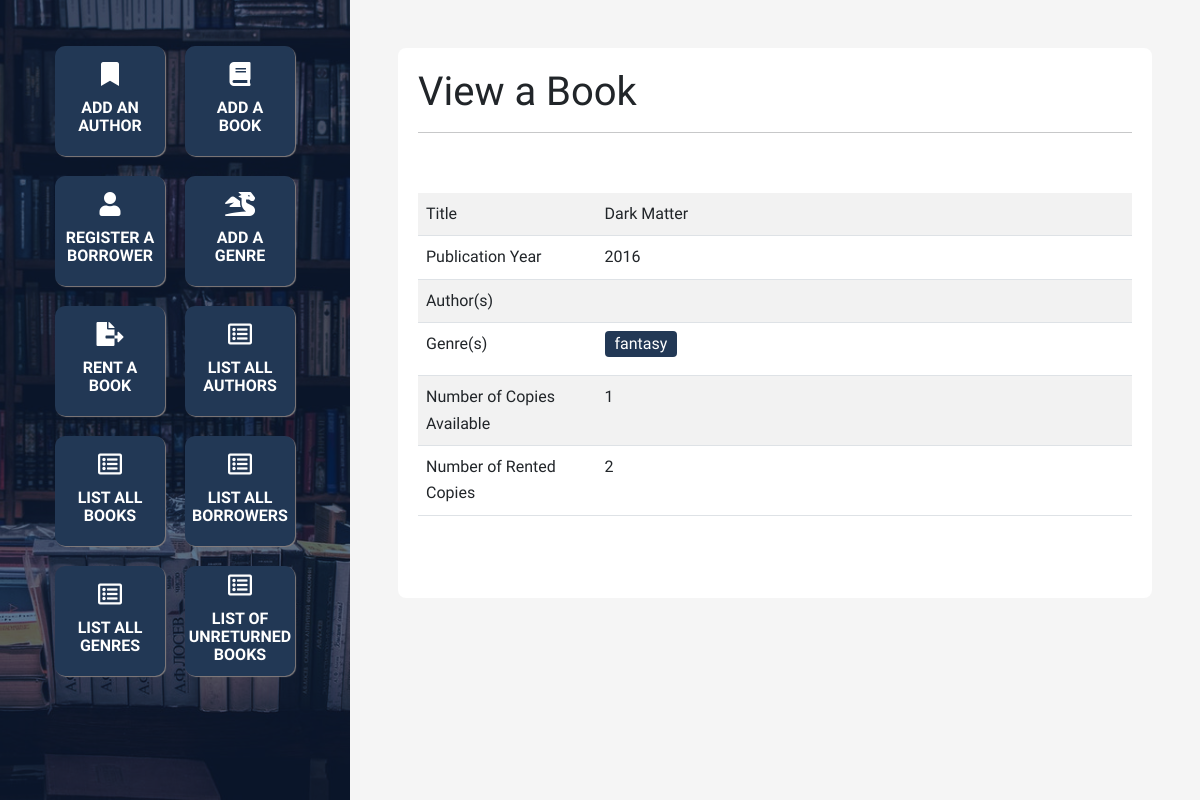
The app's page /view/book.php?id=1, older data.
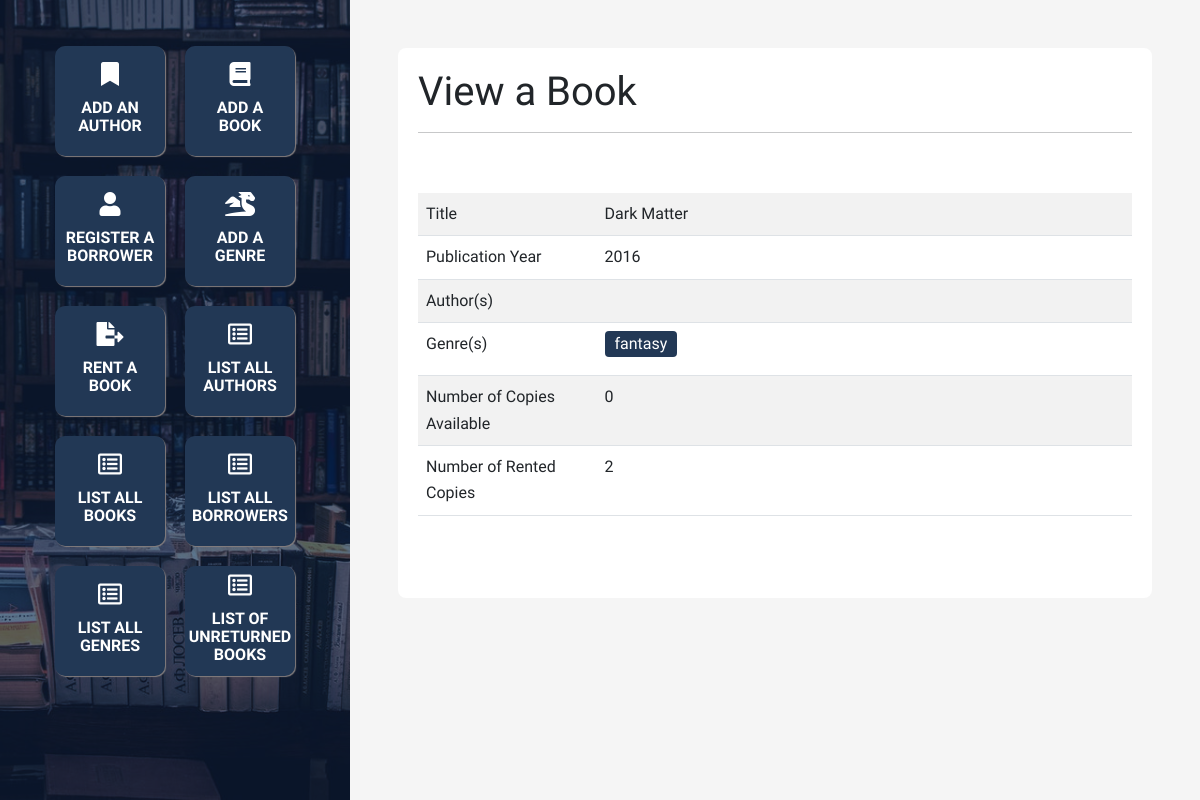
The same page, newer data.
### tables this page shows
create table BOOK(
    id int unsigned not null auto_increment,
    title varchar(100) not null,
    pubYear smallint unsigned,
    amount tinyint unsigned default 0,
    primary key (id)
);

### view/book.php (the view, shortened to what this page needs)
<?php
    include '../config.php';
    include '../head.php';
    include '../footer.php';
?>
<div class="right p-5">
    <main id="view-page">
        <h1>View a Book</h1>
        <hr>
        <?php
            if ( isset($_GET['id']) && $_GET['id'] )
            {
                $id = $_GET['id'];
                $bookSql = "select *
                            from BOOK
                            where id = $id";
                $genreSql = "select GENRE.name
                             from ASSIGNS
                             join GENRE
                             where ASSIGNS.genreName = GENRE.name and ASSIGNS.bookID = $id";
                $rentedAmtSql = "select count(*) as amount from RENTAL where bookID = '$id'";
                $bookResult = $conn->query($bookSql);
                $genreResult = $conn->query($genreSql);
                $rentedAmtResult = $conn->query($rentedAmtSql);
                $rentedAmt = $rentedAmtResult->fetch_assoc()['amount'];
                if ($bookResult->num_rows > 0)
                {
                    $bookRow = $bookResult->fetch_assoc();
                    $authors = [];
                    $genres = [];
                    while($genreRow = $genreResult->fetch_assoc())
                        array_push($genres, '<span class="badge badge-pill badge-secondary">'.$genreRow['name'].'</span>');
                    echo '<table class="table table-striped">';
                    echo '<tr>';
                    echo '<td class="col-3">Title</td>';
                    echo '<td class="col-9">'.$bookRow['title'].'</td>';
                    echo '</tr>';
                    echo '<tr>';
                    echo '<td class="col-3">Publication Year</td>';
                    echo '<td class="col-9">'.$bookRow['pubYear'].'</td>';
                    echo '</tr>';
                    echo '<tr>';
                    echo '<td class="col-3">Author(s)</td>';
                    echo '<td class="col-9">'.implode('', $authors).'</td>';
                    echo '</tr>';
                    echo '<tr>';
                    echo '<td class="col-3">Genre(s)</td>';
                    echo '<td class="col-9">'.implode('', $genres).'</td>';
                    echo '</tr>';
                    echo '<tr>';
                    echo '<td class="col-3">Number of Copies Available</td>';
                    echo '<td class="col-9">'.$bookRow['amount'].'</td>';
                    echo '</tr>';
                    echo '<tr>';
                    echo '<td class="col-3">Number of Rented Copies</td>';
                    echo '<td class="col-9">'.$rentedAmt.'</td>';
                    echo '</tr>';
                    echo '</table>';
                }
                else
                {
                    echo '<div class="text-muted">No books found.</div>';
                }
            }
            else
            {
                echo '<div class="bg-danger text-white p-3 mb-5">A required data is needed. Check the url.</div>';
            }
        ?>
    </main>
</div>

Row changes from the older to the newer data that the page shows:
changed book "Dark Matter": amount "1" → "0"
